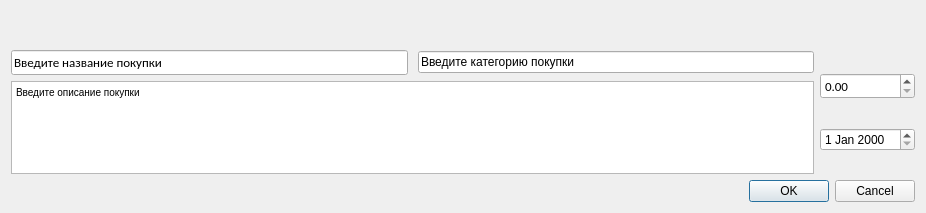
<?xml version="1.0" encoding="UTF-8"?>
<ui version="4.0">
 <class>Form</class>
 <widget class="QWidget" name="Form">
  <property name="geometry">
   <rect>
    <x>0</x>
    <y>0</y>
    <width>926</width>
    <height>213</height>
   </rect>
  </property>
  <property name="windowTitle">
   <string>Form</string>
  </property>
  <layout class="QVBoxLayout" name="verticalLayout_2">
   <item>
    <layout class="QVBoxLayout" name="verticalLayout">
     <item>
      <widget class="QLabel" name="title">
       <property name="sizePolicy">
        <sizepolicy hsizetype="Preferred" vsizetype="Fixed">
         <horstretch>0</horstretch>
         <verstretch>0</verstretch>
        </sizepolicy>
       </property>
       <property name="font">
        <font>
         <family>Calibri</family>
         <pointsize>20</pointsize>
         <weight>75</weight>
         <bold>true</bold>
        </font>
       </property>
       <property name="text">
        <string/>
       </property>
       <property name="alignment">
        <set>Qt::AlignCenter</set>
       </property>
      </widget>
     </item>
     <item>
      <layout class="QHBoxLayout" name="horizontalLayout">
       <item>
        <layout class="QVBoxLayout" name="verticalLayout_3">
         <item>
          <layout class="QHBoxLayout" name="horizontalLayout_2">
           <property name="spacing">
            <number>10</number>
           </property>
           <property name="leftMargin">
            <number>0</number>
           </property>
           <property name="topMargin">
            <number>0</number>
           </property>
           <property name="rightMargin">
            <number>0</number>
           </property>
           <property name="bottomMargin">
            <number>0</number>
           </property>
           <item>
            <widget class="QLineEdit" name="name_line">
             <property name="font">
              <font>
               <family>Calibri</family>
               <pointsize>10</pointsize>
              </font>
             </property>
             <property name="text">
              <string>Введите название покупки</string>
             </property>
            </widget>
           </item>
           <item>
            <widget class="QLineEdit" name="category_line">
             <property name="text">
              <string>Введите категорию покупки</string>
             </property>
            </widget>
           </item>
          </layout>
         </item>
         <item>
          <widget class="QTextEdit" name="about_line">
           <property name="html">
            <string>&lt;!DOCTYPE HTML PUBLIC &quot;-//W3C//DTD HTML 4.0//EN&quot; &quot;http://www.w3.org/TR/REC-html40/strict.dtd&quot;&gt;
&lt;html&gt;&lt;head&gt;&lt;meta name=&quot;qrichtext&quot; content=&quot;1&quot; /&gt;&lt;style type=&quot;text/css&quot;&gt;
p, li { white-space: pre-wrap; }
&lt;/style&gt;&lt;/head&gt;&lt;body style=&quot; font-family:'MS Shell Dlg 2'; font-size:7.8pt; font-weight:400; font-style:normal;&quot;&gt;
&lt;p style=&quot; margin-top:0px; margin-bottom:0px; margin-left:0px; margin-right:0px; -qt-block-indent:0; text-indent:0px;&quot;&gt;Введите описание покупки&lt;/p&gt;&lt;/body&gt;&lt;/html&gt;</string>
           </property>
          </widget>
         </item>
        </layout>
       </item>
       <item>
        <layout class="QVBoxLayout" name="verticalLayout_4">
         <property name="leftMargin">
          <number>0</number>
         </property>
         <property name="topMargin">
          <number>0</number>
         </property>
         <property name="rightMargin">
          <number>0</number>
         </property>
         <item>
          <widget class="QDoubleSpinBox" name="price_line">
           <property name="font">
            <font>
             <family>Calibri</family>
             <pointsize>10</pointsize>
            </font>
           </property>
          </widget>
         </item>
         <item>
          <widget class="QDateEdit" name="date_line">
           <property name="sizePolicy">
            <sizepolicy hsizetype="Preferred" vsizetype="Fixed">
             <horstretch>0</horstretch>
             <verstretch>0</verstretch>
            </sizepolicy>
           </property>
          </widget>
         </item>
        </layout>
       </item>
      </layout>
     </item>
     <item>
      <widget class="QDialogButtonBox" name="buttonBox">
       <property name="standardButtons">
        <set>QDialogButtonBox::Cancel|QDialogButtonBox::Ok</set>
       </property>
      </widget>
     </item>
    </layout>
   </item>
  </layout>
 </widget>
 <resources/>
 <connections/>
</ui>
